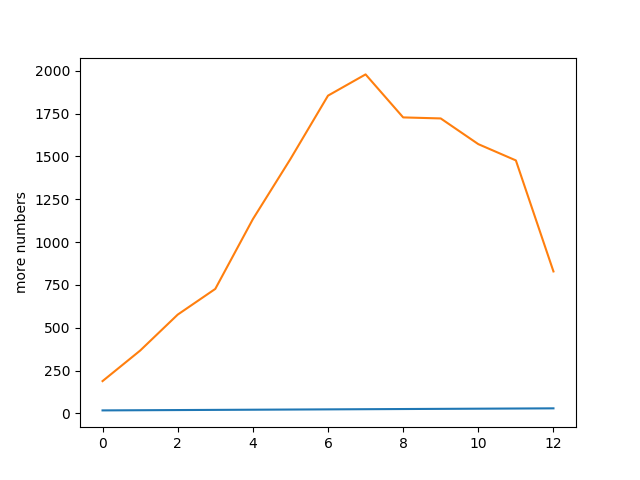

The script that drew this image:
import matplotlib.pyplot as plt
plt.plot([['18', '189'], ['19', '367'], ['20', '577'], ['21', '727'], ['22', '1134'], ['23', '1485'], ['24', '1855'], ['25', '1979'], ['26', '1728'], ['27', '1722'], ['28', '1572'], ['29', '1477'], ['30', '829']])
plt.ylabel('more numbers')
plt.show()
